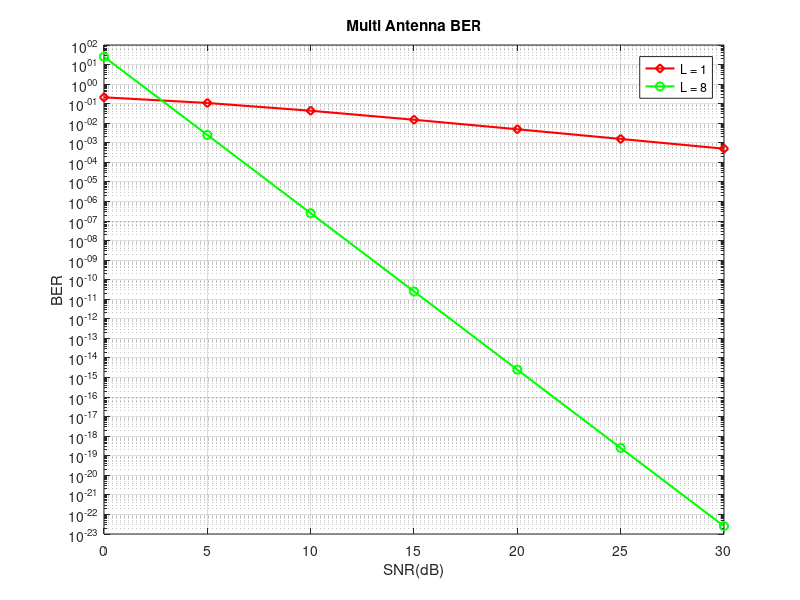

Write MATLAB code to recreate this figure.
clc;
clear all;
close all;
snr_db = 0:5:30;
snr_lin = 10.^(snr_db./10);
for  p1 = 1:length(snr_db)
    berr(p1) = (0.5)*(1 - sqrt(snr_lin(p1)./(2 + snr_lin(p1))));
end
%receive antenna
L = 8;
combination = nchoosek(2*L - 1, L);
for p2 = 1:length(snr_db)
    berr1(p2) = ((1/snr_lin(p2))).^L;
end
berr_multiant = combination*berr1*(0.5.^L);
semilogy(snr_db, berr, '-dr', 'LineWidth', 1.5);hold on;
semilogy(snr_db, berr_multiant, '-og', 'LineWidth', 1.5);
grid on;legend('L = 1', 'L = 8');
xlabel('SNR(dB)');ylabel('BER');title('Multi Antenna BER')